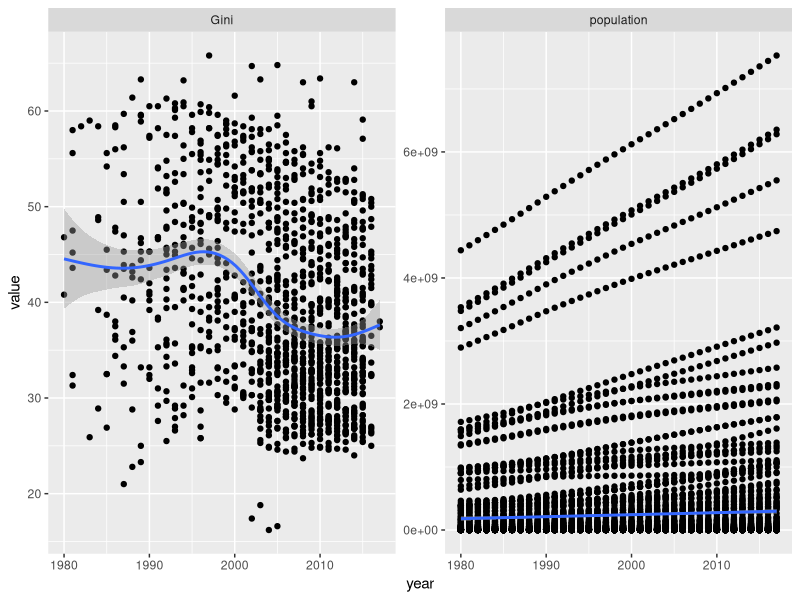

Reproduce this figure in R.
library(readxl)

World_Bank_Data_Demo <- read_excel("World Bank Data Demo.xlsx")

library(tidyr) # spread and gather

library(dplyr) # data wrangling including select()

library(ggplot2)

World_Bank_Data_Demo %>% 
  select(country, year, population, Gini) %>% # select vars of interest
  gather(key, # key variable
         value, # value
         3:4) %>% # columns to gather
  ggplot(aes(x = year, # x is year
             y = value)) + # y is value
  geom_point() +
  geom_smooth() +
  facet_wrap(~key, # facet wrap on indicator
             scales = "free") # they are on different scales